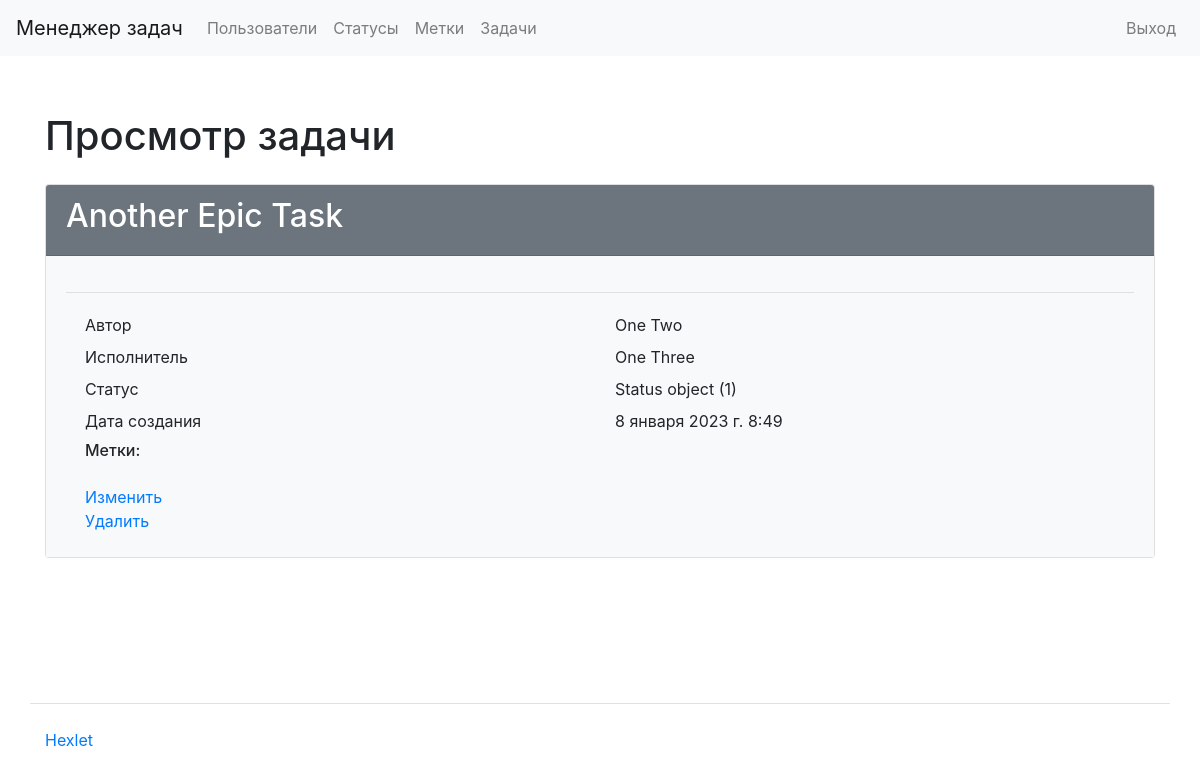
Screenshot of /tasks/2 (signed in) with the database file from the repository.
### task_manager/tasks/models.py (models this page shows)
class Task(models.Model):
    name = models.CharField(max_length=50, unique=True)
    description = models.TextField(null=True, blank=True)
    owner = models.ForeignKey(
        CustomUser,
        related_name='owner',
        on_delete=models.PROTECT,
        null=True,
    )
    executor = models.ForeignKey(
        CustomUser,
        related_name='executor',
        on_delete=models.PROTECT,
        null=True,
        verbose_name=_('Executor'),
    )
    status = models.ForeignKey(Status, on_delete=models.PROTECT, null=True,
        verbose_name=_('Status'),
    )
    labels = models.ManyToManyField(
        Label,
        verbose_name=_('Labels'),
    )
    created_at = models.DateTimeField(auto_now_add=True)

### task_manager/users/models.py (models this page shows)
class CustomUser(AbstractUser):
    def __str__(self):
        return self.get_full_name()

### task_manager/statuses/models.py (models this page shows)
class Status(models.Model):
    name = models.CharField(max_length=50, unique=True)
    created_at = models.DateTimeField(auto_now_add=True)

### task_manager/tasks/views.py (the view)
# urls.py: path('<int:pk>', views.TasksDetailView.as_view(), name='tasks_show'),
class TasksDetailView(CustomUnAuthorizedMixin, DetailView):
    model = Task
    template_name = 'tasks/show.html'

### task_manager/utils.py (called while the page is built)
    def dispatch(self, request, *args, **kwargs):
        if not request.user.is_authenticated:
            messages.error(
                request, ERROR_AUTH_MESSAGE
            )
            return redirect('login')
        return super().dispatch(request, *args, **kwargs)

### task_manager/templates/tasks/show.html (shortened to what this page needs)
{% extends "index.html" %}
{% load bootstrap4 %}
{% load i18n %}
{% block content %}
<div class="container wrapper flex-grow-1">
    <h1 class="my-4">
        {% trans "Task view" %}
    </h1>
    <div class="card">
        <div class="card-header bg-secondary text-white">
            <h2>{{ task.name }}</h2>
        </div>
        <div class="card-body bg-light">
            <hr>
            <div class="container">
                <div class="row p-1">
                    <div class="col">{% trans "Owner" %}</div>
                    <div class="col">{{ task.owner }}</div>
                </div>
                <div class="row p-1">
                    <div class="col">{% trans "Executor" %}</div>
                    <div class="col">{{ task.executor }}</div>
                </div>
                <div class="row p-1">
                    <div class="col">{% trans "Status" %}</div>
                    <div class="col">{{ task.status }}</div>
                </div>
                <div class="row p-1">
                    <div class="col">{% trans "Creation date" %}</div>
                    <div class="col">{{ task.created_at }}</div>
                </div>
                <div class="row p-1">
                    <div class="col">
                        <h6>{% trans "Labels" %}:</h6>
                    </div>
                </div>
                <div class="row p-1">
                    <div class="col">
                        <a href="{% url 'tasks_update' pk=task.id %}">{% trans "Update" %}</a>
                        <br>
                        <a href="{% url 'tasks_delete' pk=task.id %}">{% trans "Delete" %}</a>
                    </div>
                </div>
            </div>
        </div>
    </div>
</div>
{% endblock %}

### rows the page displays
Task: name "Another Epic Task", owner "One Two", executor "One Three", status "Status object (1)", created_at "8 января 2023 г. 8:49"
